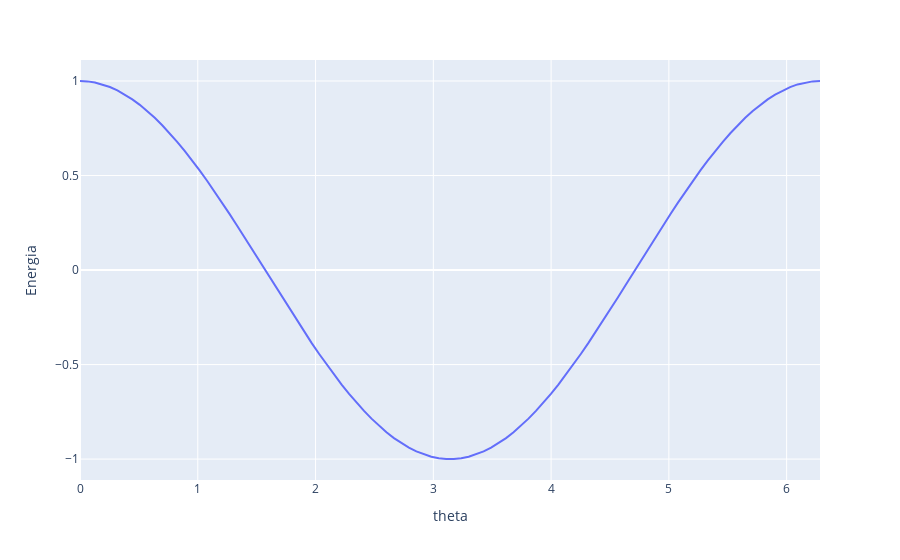

Notebook code cell kept with this figure:
### Code cell
#Visualização do comportamneto da função de custo 
px.line(x=theta_values, y=expectation_values_z, labels={"y": "Energia", "x": "theta"})
